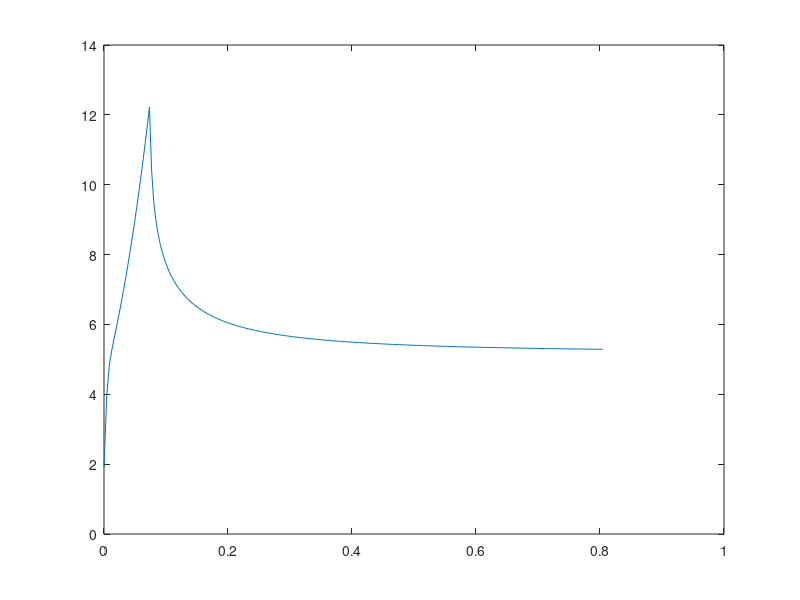
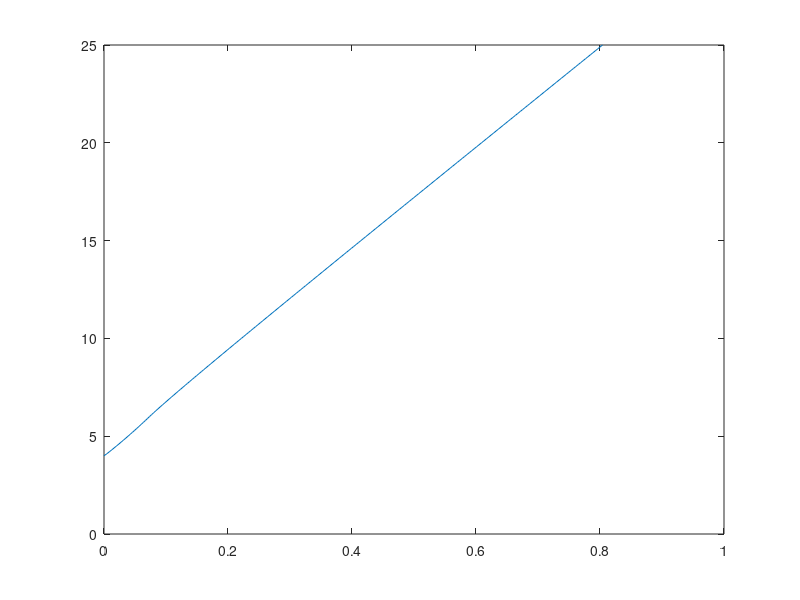
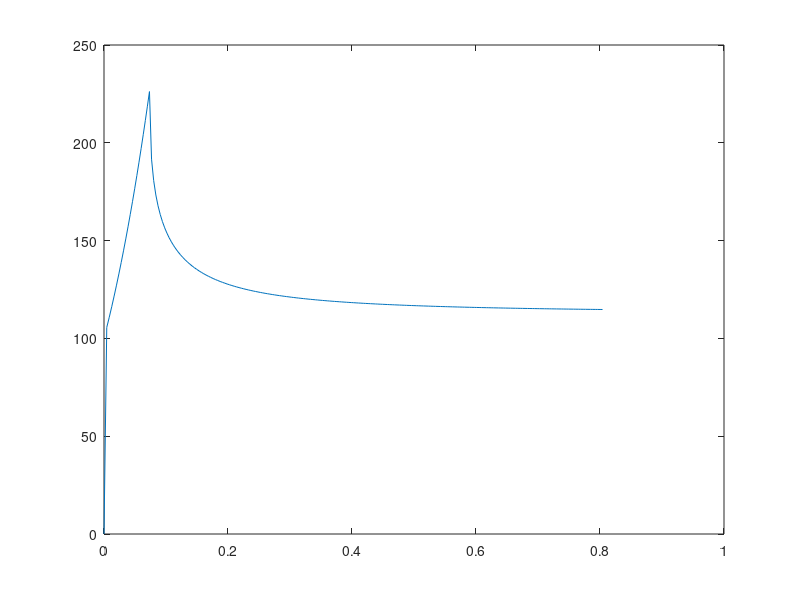

Recreate these plots in MATLAB, in order.
rho_p = 1000; % [kg/m^3]
a_d = 6; %[mm]
a = 0.033;
n = 0.2;
R_f = 25; % [mm]
R_0 = 4;
cf = 1.5;
P_0 = 101325*1e-6; % [N/m^2]
c_star = 1200; % [m/s]
A_burn = pi*2*R_0^2; % [mm^2]
A_star = 12.56; % [mm^2]
%note:convert all calculations with P in PA
% switch from m to mm.

dR = 0.1;
t = zeros(1,211);
T = zeros(1,211);
T(1) = P_0*A_star*cf;
Total_Impulse = 0;
R = R_0:dR:R_f;
r_dot = (a*P_0^n);
r_new = 0;
A_b = zeros(1,211);

for i = 2:211
    h = (2*R(i) - sqrt(4*R(i)^2 - 4*a_d^2))/2;
    if R(i) <= a_d
        A_burn = 2*pi*R(i)^2;
    else
        A_burn = pi*(h^2 + a_d^2);
    end
    A_b(i) = A_burn;
    P_new = (A_burn/A_star)*rho_p*r_dot*c_star*1e-6;
    r_new = (a*P_new^n);
    r_av = ((r_dot + r_new)/2)*1e3;
    r_dot = r_new;
    dt = 0.1/r_av;
    t(i) = t(i - 1) + dt;
    T(i) = P_new*A_star*cf;
    Total_Impulse = Total_Impulse + T(i)*dt;
    
end

Average_Thrust = Total_Impulse/t(211);
     plot(t,T)
     figure (2)
     plot(t,R)
    figure (3)
    plot(t,A_b)
    
    